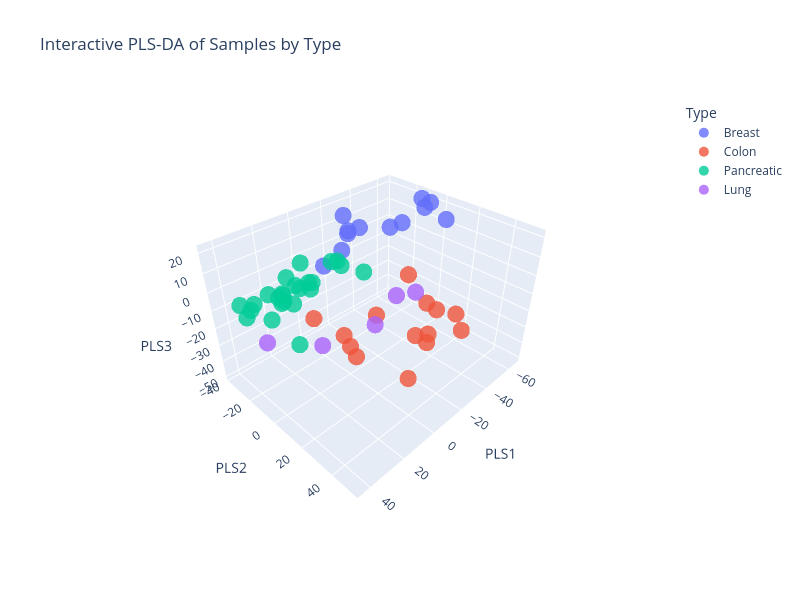

The notebook cell this image was saved under:
### Code cell
metadata_avg_indexed['Sample_ID'] = metadata_avg_indexed.index

df_scores = pd.DataFrame(
    X_scores,
    columns=['PLS1','PLS2', 'PLS3'],
    index=X.index
)

# Add Sample_ID and Type from metadata
df_scores['Sample_ID'] = metadata_avg_indexed['Sample_ID']
df_scores['Type'] = metadata_avg_indexed['Type']

print(df_scores.head())


import plotly.express as px

fig = px.scatter_3d(
    df_scores,
    x='PLS1',
    y='PLS2',
    z='PLS3',
    color='Type',
    hover_data=['Sample_ID','Type'],
    title='Interactive PLS-DA of Samples by Type',
    width=800,
    height=600
)
fig.update_traces(marker=dict(size=10, opacity=0.8))
fig.show()
fig.write_html("PLSDA_3D_Plot_byType_PC1_PC2_PC3_120325.html")

### Figure 1 — Plotly figure (JSON) as saved in the notebook; plotly's stock layout.template omitted (floating-point values rounded to 4 significant figures)
{"data": [{"customdata": [["B67_1", "Breast"], ["VCU_1", "Breast"], ["VCU_2", "Breast"], ["VCU_24", "Breast"], ["VCU_3", "Breast"], ["VCU_37", "Breast"], ["VCU_4", "Breast"], ["VCU_43", "Breast"], ["VCU_52", "Breast"], ["VCU_57", "Breast"], ["VCU_74", "Breast"], ["VCU_86", "Breast"]], "hovertemplate": "Type=%{customdata[1]}<br>PLS1=%{x}<br>PLS2=%{y}<br>PLS3=%{z}<br>Sample_ID=%{customdata[0]}<extra></extra>", "legendgroup": "Breast", "marker": {"color": "#636efa", "opacity": 0.8, "size": 10, "symbol": "circle"}, "mode": "markers", "name": "Breast", "scene": "scene", "showlegend": true, "type": "scatter3d", "x": [-7.039, -65.6, -65.89, -65.18, -48.0, -23.29, -63.67, -25.82, -42.36, -23.44, -30.1, -16.72], "y": [-24.99, -11.25, -13.65, 3.59, -10.94, -16.15, -6.026, -27.65, -13.92, -29.97, -35.43, -17.0], "z": [-1.946, 14.88, 18.98, 13.06, 12.16, 16.18, 19.78, 7.983, 10.57, -1.527, 13.94, 16.5]}, {"customdata": [["CRC0_2", "Colon"], ["CRC4_P1", "Colon"], ["H107_P1", "Colon"], ["H32_2", "Colon"], ["H36", "Colon"], ["H38_P2", "Colon"], ["H85_1", "Colon"], ["VCU_20", "Colon"], ["VCU_26", "Colon"], ["VCU_41", "Colon"], ["VCU_71", "Colon"], ["VCU_73", "Colon"], ["VCU_98", "Colon"], ["VCU_99", "Colon"]], "hovertemplate": "Type=%{customdata[1]}<br>PLS1=%{x}<br>PLS2=%{y}<br>PLS3=%{z}<br>Sample_ID=%{customdata[0]}<extra></extra>", "legendgroup": "Colon", "marker": {"color": "#EF553B", "opacity": 0.8, "size": 10, "symbol": "circle"}, "mode": "markers", "name": "Colon", "scene": "scene", "showlegend": true, "type": "scatter3d", "x": [27.29, 17.68, 1.119, -2.89, 10.39, 3.018, 4.366, -16.17, -17.81, -13.31, -26.53, 19.08, -11.62, -12.31], "y": [9.912, 24.39, 42.09, 44.98, 8.546, 41.03, 23.01, 52.36, 20.72, 40.9, 41.79, 22.5, 38.71, 36.28], "z": [1.919, -15.44, -3.507, -7.801, -16.96, -26.57, -1.365, -4.641, 8.053, 1.543, -6.983, -10.15, -11.63, 3.129]}, {"customdata": [["G119_P4", "Pancreatic"], ["G133_P3", "Pancreatic"], ["G186_P2", "Pancreatic"], ["G68_P3", "Pancreatic"], ["P100_P5", "Pancreatic"], ["P65_1", "Pancreatic"], ["VCU_109", "Pancreatic"], ["VCU_111", "Pancreatic"], ["VCU_119", "Pancreatic"], ["VCU_61", "Pancreatic"], ["VCU_62", "Pancreatic"], ["VCU_65", "Pancreatic"], ["VCU_66", "Pancreatic"], ["VCU_67", "Pancreatic"], ["VCU_68", "Pancreatic"], ["VCU_72", "Pancreatic"], ["VCU_75", "Pancreatic"], ["VCU_79", "Pancreatic"], ["VCU_80", "Pancreatic"], ["VCU_81", "Pancreatic"], ["VCU_82", "Pancreatic"], ["VCU_83", "Pancreatic"], ["VCU_84", "Pancreatic"], ["VCU_91", "Pancreatic"]], "hovertemplate": "Type=%{customdata[1]}<br>PLS1=%{x}<br>PLS2=%{y}<br>PLS3=%{z}<br>Sample_ID=%{customdata[0]}<extra></extra>", "legendgroup": "Pancreatic", "marker": {"color": "#00cc96", "opacity": 0.8, "size": 10, "symbol": "circle"}, "mode": "markers", "name": "Pancreatic", "scene": "scene", "showlegend": true, "type": "scatter3d", "x": [32.8, 9.742, 30.24, 31.58, 35.61, 32.59, 43.58, 27.67, 31.71, 1.305, 10.03, 23.05, 43.32, 0.2365, 23.02, 26.25, 15.89, 21.13, 34.25, 17.73, 26.92, 30.65, 42.41, 23.03], "y": [-13.24, 7.906, -5.983, -32.85, 10.19, -3.974, -19.11, -10.19, -15.19, -8.727, 5.859, 3.66, -15.38, 11.31, -1.8, 7.071, -14.17, -20.94, -3.15, -21.21, -1.215, 1.602, -9.145, 5.02], "z": [-7.989, 18.77, 4.187, -13.27, -6.748, 5.264, 2.159, 4.042, 3.907, 10.48, 20.2, 11.45, -2.487, 13.11, 21.38, 17.43, 0.2955, -3.282, 9.147, 3.74, 12.65, 6.722, 6.967, 15.22]}, {"customdata": [["L52", "Lung"], ["L93", "Lung"], ["L98_P1", "Lung"], ["VCU_108", "Lung"], ["VCU_97", "Lung"]], "hovertemplate": "Type=%{customdata[1]}<br>PLS1=%{x}<br>PLS2=%{y}<br>PLS3=%{z}<br>Sample_ID=%{customdata[0]}<extra></extra>", "legendgroup": "Lung", "marker": {"color": "#ab63fa", "opacity": 0.8, "size": 10, "symbol": "circle"}, "mode": "markers", "name": "Lung", "scene": "scene", "showlegend": true, "type": "scatter3d", "x": [-3.046, -50.24, -30.0, -59.52, 22.88], "y": [-25.44, -15.53, -12.28, -9.268, -37.65], "z": [-50.19, -35.21, -43.4, -34.3, -40.42]}], "layout": {"height": 600, "legend": {"title": {"text": "Type"}, "tracegroupgap": 0}, "scene": {"aspectmode": "auto", "aspectratio": {"x": 1.23, "y": 1.011, "z": 0.8041}, "camera": {"center": {"x": 0, "y": 0, "z": 0}, "eye": {"x": 1.462, "y": 1.462, "z": 1.462}, "projection": {"type": "perspective"}, "up": {"x": 0, "y": 0, "z": 1}}, "domain": {"x": [0, 1], "y": [0, 1]}, "xaxis": {"title": {"text": "PLS1"}, "type": "linear"}, "yaxis": {"title": {"text": "PLS2"}, "type": "linear"}, "zaxis": {"title": {"text": "PLS3"}, "type": "linear"}}, "title": {"text": "Interactive PLS-DA of Samples by Type"}, "width": 800}}
